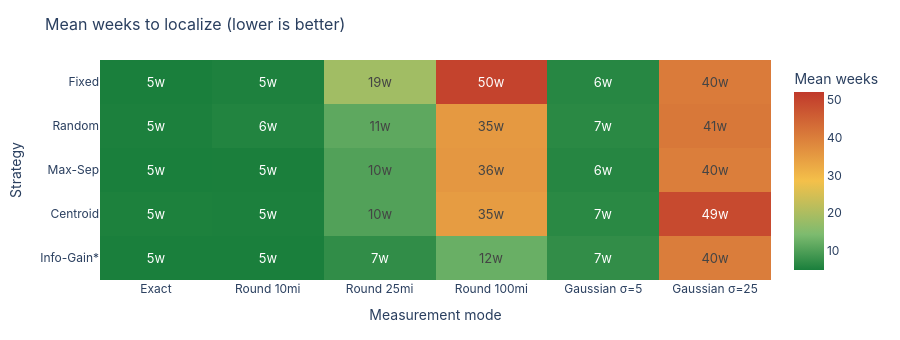

Notebook source saved alongside this figure:
### Markdown cell above
## Mean weeks to localize

Includes 2-week ground search penalty. Timed-out trials count as 52 weeks,
so this captures both speed and reliability in one number.

### Code cell
pivot_m = df.pivot(index="strategy_label", columns="mode_label", values="mean")
pivot_m = pivot_m.loc[row_order, col_order]
pivot_f = df.pivot(index="strategy_label", columns="mode_label", values="failure_rate")
pivot_f = pivot_f.loc[row_order, col_order]

text_m = [[f"{v:.0f}w" for v in row] for row in pivot_m.values]

fig = go.Figure(go.Heatmap(
    z=pivot_m.values,
    x=col_order,
    y=row_order,
    text=text_m,
    texttemplate="%{text}",
    textfont={"size": 13},
    customdata=pivot_f.values,
    hovertemplate="<b>%{y} / %{x}</b><br>Mean weeks: %{z:.1f}<br>Failure rate: %{customdata:.1%}<extra></extra>",
    colorscale=[
        [0.0, "#1a7f3c"],
        [0.2, "#7dbb6f"],
        [0.5, "#f4c04a"],
        [1.0, "#c0392b"],
    ],
    zmin=5, zmax=52,
    colorbar=dict(title="Mean weeks"),
))
fig.update_layout(
    title=dict(text="Mean weeks to localize (lower is better)", font_size=16),
    xaxis=dict(title="Measurement mode", side="bottom"),
    yaxis=dict(title="Strategy", autorange="reversed"),
    height=340,
    margin=dict(l=100, r=100, t=60, b=60),
    font=dict(family="Inter, system-ui, sans-serif"),
)
fig.write_html(ROOT / "data" / "mean_weeks_heatmap.html")
fig.show()

### Figure 1 — Plotly figure (JSON) as saved in the notebook; plotly's stock layout.template omitted (floating-point values rounded to 4 significant figures)
{"data": [{"colorbar": {"title": {"text": "Mean weeks"}}, "colorscale": [[0.0, "#1a7f3c"], [0.2, "#7dbb6f"], [0.5, "#f4c04a"], [1.0, "#c0392b"]], "customdata": [[0.0, 0.0, 0.222, 0.958, 0.0, 0.384], [0.0, 0.0, 0.002, 0.222, 0.0, 0.416], [0.0, 0.0, 0.0, 0.204, 0.0, 0.354], [0.006, 0.0, 0.0, 0.18, 0.004, 0.848], [0.01, 0.0, 0.0, 0.03, 0.0, 0.4]], "hovertemplate": "<b>%{y} / %{x}</b><br>Mean weeks: %{z:.1f}<br>Failure rate: %{customdata:.1%}<extra></extra>", "text": [["5w", "5w", "19w", "50w", "6w", "40w"], ["5w", "6w", "11w", "35w", "7w", "41w"], ["5w", "5w", "10w", "36w", "6w", "40w"], ["5w", "5w", "10w", "35w", "7w", "49w"], ["5w", "5w", "7w", "12w", "7w", "40w"]], "textfont": {"size": 13}, "texttemplate": "%{text}", "type": "heatmap", "x": ["Exact", "Round 10mi", "Round 25mi", "Round 100mi", "Gaussian σ=5", "Gaussian σ=25"], "y": ["Fixed", "Random", "Max-Sep", "Centroid", "Info-Gain*"], "z": [[4.99, 5.34, 18.64, 50.2, 6.266, 40.43], [5.178, 5.78, 11.47, 35.24, 6.532, 41.08], [4.932, 5.062, 10.35, 35.66, 6.154, 39.96], [5.242, 5.148, 10.27, 34.69, 6.546, 48.99], [4.8, 4.54, 7.23, 12.48, 7.26, 40.12]], "zmax": 52, "zmin": 5}], "layout": {"font": {"family": "Inter, system-ui, sans-serif"}, "height": 340, "margin": {"b": 60, "l": 100, "r": 100, "t": 60}, "title": {"font": {"size": 16}, "text": "Mean weeks to localize (lower is better)"}, "xaxis": {"side": "bottom", "title": {"text": "Measurement mode"}}, "yaxis": {"autorange": "reversed", "title": {"text": "Strategy"}}}}
